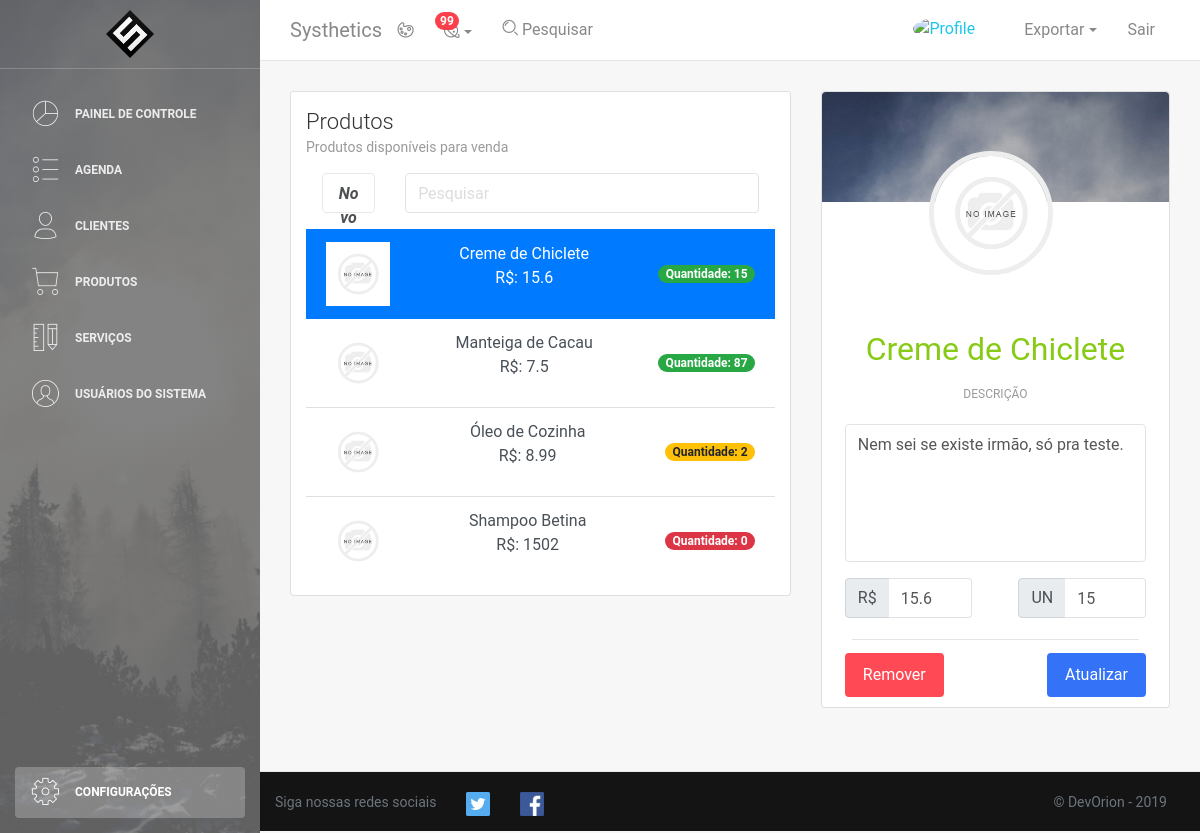
/produtos.php?id=1, run on the app's committed database.
### tables this page shows
CREATE TABLE IF NOT EXISTS Produto (
	id INT AUTO_INCREMENT UNIQUE,
	nome VARCHAR(128) NOT NULL,
	descricao VARCHAR(512),
	preco DOUBLE NOT NULL,
	quantidade DOUBLE DEFAULT 0,
	foto VARCHAR(256) DEFAULT "img/produto/default.png",
	PRIMARY KEY(id)
);

### DAO/produtoDAO.php (called while the page is built, shortened)
<?php
    require("conn.php");
    class ProdutoDAO{
        function listar($busca){
            $conexao = conectar();
            $busca = "%" . $busca . "%";
            $query = "SELECT * FROM produto WHERE UPPER(nome) LIKE UPPER(?);";
            $stmt = mysqli_prepare($conexao,$query);
            mysqli_stmt_bind_param($stmt,"s",$busca);
            $resultado = executar_SQL($conexao,$stmt);
            return lerResultado($resultado);
        }
        function get($id){
            $conexao = conectar();
            $query = "SELECT id, nome, descricao, preco, quantidade, foto FROM produto WHERE id = ?;";
            $stmt = mysqli_prepare($conexao,$query);
            mysqli_stmt_bind_param($stmt,"i",$id);
            $resultado = executar_SQL($conexao,$stmt);
            return lerResultado($resultado)[0];
        }
    }
?>

### DAO/conn.php (called while the page is built, shortened)
<?php
if(!function_exists('executar_SQL')){
    function executar_SQL($conexao, $stmt){
        mysqli_stmt_execute($stmt) or die("Falha ao executar a consulta: " . $stmt->error);
        $resultado = mysqli_stmt_get_result($stmt);
        return $resultado;
    }
}
if(!function_exists('lerResultado')){
    function lerResultado($resultado){
        $arrayResultado = [];
        for($i=0;$i<mysqli_num_rows($resultado);$i++){
            $arrayResultado[$i] = mysqli_fetch_assoc($resultado);
        }
        return $arrayResultado;
    }
}
?>

### produtos.php (the view, shortened to what this page needs)
<!DOCTYPE html>
<html lang="pt-br">
<head>
    <link rel="stylesheet" href="https://maxcdn.bootstrapcdn.com/font-awesome/latest/css/font-awesome.min.css" />
    <link href="css/bootstrap.min.css" rel="stylesheet"/>
    <link href="css/light-bootstrap-dashboard.css" rel="stylesheet" />
    <link href="css/dashboard-style.css" rel="stylesheet" />
    <link href="css/user.css" rel="stylesheet" type="text/css" >
    <?php require "DAO/produtoDAO.php";
        $produtoDAO = new ProdutoDAO();
        $busca = "";
        $produtos = $produtoDAO->listar($busca);
        if(isset($_GET['id'])){
            $prodView = $produtoDAO->get($_GET['id']);
        }
    ?>
</head>
<body onload=" <?php if(isset($_GET['msg'])) { echo "demo.showNotification('top','center', '$mensagem', '$icon', '$colortype');"; } ?> ">
    <?php require_once "php/printMenu.php"?>
    <div class="main-panel">
        <?php require_once "php/printNavbar.php"?>
        <div class="content">
            <div class="container-fluid">
                <div class="row">
                    <div class="col-md-7">
                            <div class="card">
                                <div class="card-header">
                                    <h4 class="card-title">Produtos</h4>
                                    <p class="card-category">Produtos disponíveis para venda</p>
                                </div>
                                <div class="card-body">
                                    <div class="row mb-3">
                                        <div class="col-2 ml-3" >
                                            <a class="btn btn-success form-control" role="button" data-toggle="modal" data-target="#modalCadastroProduto">
                                                <i><strong> Novo</strong></i>
                                            </a>
                                        </div>
                                        <div class="col mr-3">
                                            <input class="form-control" type="search" name="search" placeholder="Pesquisar">
                                        </div>
                                    </div>
                                    <div class="list-group list-group-flush">
                                        <?php
                                        if(count($produtos) != 0){
                                            foreach($produtos as $produto){
                                                ?>
                                                <a href="produtos.php?id=<?php echo $produto['id'];?>" class="list-group-item text-center d-flex justify-content-between align-items-center list-group-item-action <?php if($produto['id'] == $prodView['id']){ echo "active";}?>">
                                                    <img class="pic"src="<?php echo $produto['foto']; ?>" width="64" height="64">
                                                    <p>
                                                        <?php echo $produto['nome']; ?><br>
                                                        <span> R$: <?php echo $produto['preco']; ?></span>
                                                    </p>
                                                    <span class="badge <?php if ($produto['quantidade'] <= 0) { echo 'badge-danger';}elseif($produto['quantidade'] <= 10){echo 'badge-warning';}else{ echo 'badge-success';}?> badge-pill">Quantidade: <?php echo $produto['quantidade'];?></span>
                                                </a>
                                            <?php
                                            }
                                        }
                                        ?>
                                    </div>
                                </div>
                            </div>
                        </div>
                        <div class="col-md-5">
                            <div class="card card-user">
                                <div class="card-image">
                                    <img class="img-cover" src="img/banner.jpg" alt="...">
                                </div>
                                <div class="card-body">
                                    <div class="author">
                                        <form id="formImagem" name="formImagem" action="php/atualizarImagemProduto.php" method="POST" enctype="multipart/form-data">
                                            <label for="imagem">
                                                <p class="mt-1">
                                                    <img class="avatar pic border-gray imgperfil" src="<?php echo $prodView['foto'] ;?>" alt="profile">
                                                </p>
                                            </label>
                                        </form>
                                        <form id="formAtualizaProduto" name="formAtualizaProduto" action="php/atualizarProduto.php" method="POST">
                                            <div class="row">
                                                <div class="col mx-2 ">
                                                  <input type="productname" class="text-success form-control inpt borderless" id="nome" name="nome" value="<?php echo $prodView['nome'] ;?>" required>
                                                </div>
                                              </div>
                                              <div class="row">
                                                <div class="col mx-2 text- mt-3">
                                                    <label for="descricao">Descrição</label>
                                                    <textarea class="form-control desc my-3" rows="5" name="descricao" id="descricao"><?php echo $prodView['descricao'];?> </textarea>
                                                </div>
                                              </div>
                                                <div class="row">
                                                  <div class="col mx-2">
                                                        <div class="input-group mb-3">
                                                            <div class="input-group-prepend">
                                                                <span class="input-group-text" id="basic-addon1">R$</span>
                                                            </div>
                                                            <input name="preco" id="preco" type="price" class="form-control" placeholder="2019,99" value="<?php echo $prodView['preco'] ;?>">
                                                        </div>
                                                  </div>
                                                  <div class="col mx-2">
                                                      <div class="input-group mb-3">
                                                            <div class="input-group-prepend">
                                                                <span class="input-group-text" id="basic-addon1">UN</span>
                                                            </div>
                                                            <input name="quantidade" id="quantidade" type="quantity" class="form-control" value="<?php echo $prodView['quantidade'] ;?>">
                                                        </div>
                                                  </div>
                                                </div>
                                                <hr>
                                                <button type="button" class="btn btn-danger btn-fill pull-left mx-2 mt-2" onclick='showAlert("<?php  echo $prodView['nome'] ?>","<?php  echo $prodView['id'] ?>","remover")' <?php if($prodView['id']==0){ echo 'disabled';}?>>Remover</button>
                                                <button type="submit" class="btn btn-primary btn-fill pull-right mx-2 mt-2" <?php if($prodView['id']==0){ echo 'disabled';}?>>Atualizar</button>
                                        </form>
                                    </div>
                                </div>
                            </div>
                        </div>
                </div>
        </div>
        </div>
        <?php require_once "php/printFooter.php"?>
        </div>
        </div>
</body>
</html>

### css/dashboard-style.css (style rules this page uses)
.img-cover { object-fit: cover; }

### css/user.css (style rules this page uses)
.pic { object-fit: cover; cursor: pointer; }
.borderless { border: none !important; background: transparent !important; font-size: 32px; text-align: center; }
.desc { resize: none; }

### data on the page
produto: foto (placeholder picture), nome "Creme de Chiclete", preco "15.6", quantidade "15", descricao "Nem sei se existe irmão, só pra teste."
produto: foto (placeholder picture), nome "Manteiga de Cacau", preco "7.5", quantidade "87"
produto: foto (placeholder picture), nome "Óleo de Cozinha", preco "8.99", quantidade "2"
produto: foto (placeholder picture), nome "Shampoo Betina", preco "1502", quantidade "0"
